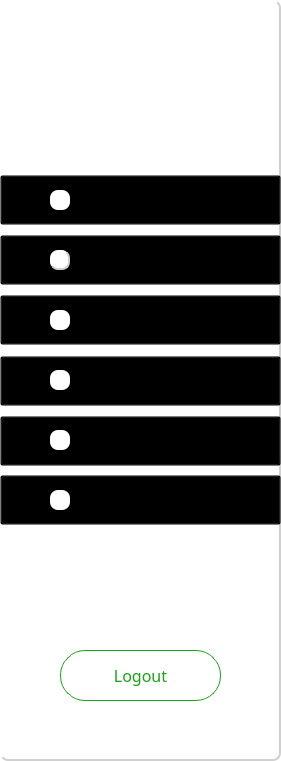
  <widget class="QFrame" name="Cannitech">
   <property name="geometry">
    <rect>
     <x>20</x>
     <y>20</y>
     <width>281</width>
     <height>761</height>
    </rect>
   </property>
   <property name="styleSheet">
    <string notr="true">QFrame {
    background-color: white; /* Background color for the frame */
    border: none;            /* No border for the frame */
    border-bottom: 2px solid #d0d0d0; /* Bottom border */
    border-right: 2px solid #d0d0d0;  /* Right border */
    border-radius: 8px;     /* Rounded corners */
}
</string>
   </property>
   <property name="frameShape">
    <enum>QFrame::NoFrame</enum>
   </property>
   <property name="lineWidth">
    <number>0</number>
   </property>
   <property name="midLineWidth">
    <number>0</number>
   </property>
   <widget class="QPushButton" name="dahsboard">
    <property name="geometry">
     <rect>
      <x>0</x>
      <y>175</y>
      <width>281</width>
      <height>50</height>
     </rect>
    </property>
    <property name="sizePolicy">
     <sizepolicy hsizetype="Fixed" vsizetype="Fixed">
      <horstretch>0</horstretch>
      <verstretch>0</verstretch>
     </sizepolicy>
    </property>
    <property name="focusPolicy">
     <enum>Qt::NoFocus</enum>
    </property>
    <property name="contextMenuPolicy">
     <enum>Qt::NoContextMenu</enum>
    </property>
    <property name="layoutDirection">
     <enum>Qt::LeftToRight</enum>
    </property>
    <property name="styleSheet">
     <string notr="true">QPushButton{
background-color:transparent;
font-family: Lexend;
font-size: 16px;
}
QPushButton:hover
{
background:#aaaaaa;
color:#1BA019;
border-left:3px solid #1BA019 ; 
border-right:3px solid #1BA019 ; 
border-color:none;
border-radius:5px;
background: qlineargradient(x1: 0, y1: 0, x2: 0, y2: 1,
                                stop: 0 #ffffff, stop: 1 #dcdcdc);


}
QPushButton:pressed
{
background:#aaaaaa;
color:#1BA019;
border-right:3px solid #1BA019 ; 
border-right:3px solid #1BA019 ; 
border-color:none;
border-radius:10px;

}</string>
    </property>
    <property name="text">
     <string>Dashboard</string>
    </property>
    <property name="icon">
     <iconset>
      <normaloff>:/figma/apps.png</normaloff>:/figma/apps.png</iconset>
    </property>
    <property name="iconSize">
     <size>
      <width>30</width>
      <height>30</height>
     </size>
    </property>
    <property name="checkable">
     <bool>false</bool>
    </property>
    <property name="autoRepeat">
     <bool>false</bool>
    </property>
    <property name="autoExclusive">
     <bool>false</bool>
    </property>
    <property name="autoRepeatDelay">
     <number>300</number>
    </property>
    <property name="flat">
     <bool>false</bool>
    </property>
   </widget>
   <widget class="QPushButton" name="employees">
    <property name="geometry">
     <rect>
      <x>0</x>
      <y>235</y>
      <width>281</width>
      <height>50</height>
     </rect>
    </property>
    <property name="sizePolicy">
     <sizepolicy hsizetype="Fixed" vsizetype="Fixed">
      <horstretch>0</horstretch>
      <verstretch>0</verstretch>
     </sizepolicy>
    </property>
    <property name="focusPolicy">
     <enum>Qt::NoFocus</enum>
    </property>
    <property name="contextMenuPolicy">
     <enum>Qt::NoContextMenu</enum>
    </property>
    <property name="layoutDirection">
     <enum>Qt::LeftToRight</enum>
    </property>
    <property name="styleSheet">
     <string notr="true">QPushButton{
background-color:transparent;
font-family: Lexend;
font-size: 16px;
}
QPushButton:hover
{
background:#aaaaaa;
color:#1BA019;
border-left:3px solid #1BA019 ; 
border-right:3px solid #1BA019 ; 
border-color:none;
border-radius:5px;
background: qlineargradient(x1: 0, y1: 0, x2: 0, y2: 1,
                                stop: 0 #ffffff, stop: 1 #dcdcdc);


}
QPushButton:pressed
{
background:#aaaaaa;
color:#1BA019;
border-right:3px solid #1BA019 ; 
border-right:3px solid #1BA019 ; 
border-color:none;
border-radius:10px;
/*background: qlineargradient(x1: 0, y1: 0, x2: 0, y2: 1,
                                stop: 0 #ffffff, stop: 1 #dcdcdc);*/
}</string>
    </property>
    <property name="text">
     <string>Employees</string>
    </property>
    <property name="icon">
     <iconset>
      <normaloff>:/figma/users 02.png</normaloff>:/figma/users 02.png</iconset>
    </property>
    <property name="iconSize">
     <size>
      <width>30</width>
      <height>30</height>
     </size>
    </property>
    <property name="checkable">
     <bool>false</bool>
    </property>
    <property name="autoRepeat">
     <bool>false</bool>
    </property>
    <property name="autoExclusive">
     <bool>false</bool>
    </property>
   </widget>
   <widget class="QPushButton" name="factories">
    <property name="geometry">
     <rect>
      <x>0</x>
      <y>295</y>
      <width>281</width>
      <height>50</height>
     </rect>
    </property>
    <property name="sizePolicy">
     <sizepolicy hsizetype="Fixed" vsizetype="Fixed">
      <horstretch>0</horstretch>
      <verstretch>0</verstretch>
     </sizepolicy>
    </property>
    <property name="focusPolicy">
     <enum>Qt::NoFocus</enum>
    </property>
    <property name="contextMenuPolicy">
     <enum>Qt::NoContextMenu</enum>
    </property>
    <property name="layoutDirection">
     <enum>Qt::LeftToRight</enum>
    </property>
    <property name="styleSheet">
     <string notr="true">QPushButton{
background-color:transparent;
font-family: Lexend;
font-size: 16px;
}
QPushButton:hover
{
background:#aaaaaa;
color:#1BA019;
border-left:3px solid #1BA019 ; 
border-right:3px solid #1BA019 ; 
border-color:none;
border-radius:5px;
background: qlineargradient(x1: 0, y1: 0, x2: 0, y2: 1,
                                stop: 0 #ffffff, stop: 1 #dcdcdc);


}
QPushButton:pressed
{
background:#aaaaaa;
color:#1BA019;
border-right:3px solid #1BA019 ; 
border-right:3px solid #1BA019 ; 
border-color:none;
border-radius:10px;
/*background: qlineargradient(x1: 0, y1: 0, x2: 0, y2: 1,
                                stop: 0 #ffffff, stop: 1 #dcdcdc);*/
}</string>
    </property>
    <property name="text">
     <string>Factories</string>
    </property>
    <property name="icon">
     <iconset>
      <normaloff>:/figma/community.png</normaloff>:/figma/community.png</iconset>
    </property>
    <property name="iconSize">
     <size>
      <width>30</width>
      <height>30</height>
     </size>
    </property>
    <property name="checkable">
     <bool>false</bool>
    </property>
    <property name="autoRepeat">
     <bool>false</bool>
    </property>
    <property name="autoExclusive">
     <bool>false</bool>
    </property>
   </widget>
   <widget class="QPushButton" name="deliveries">
    <property name="geometry">
     <rect>
      <x>0</x>
      <y>416</y>
      <width>281</width>
      <height>50</height>
     </rect>
    </property>
    <property name="sizePolicy">
     <sizepolicy hsizetype="Fixed" vsizetype="Fixed">
      <horstretch>0</horstretch>
      <verstretch>0</verstretch>
     </sizepolicy>
    </property>
    <property name="focusPolicy">
     <enum>Qt::NoFocus</enum>
    </property>
    <property name="contextMenuPolicy">
     <enum>Qt::NoContextMenu</enum>
    </property>
    <property name="layoutDirection">
     <enum>Qt::LeftToRight</enum>
    </property>
    <property name="styleSheet">
     <string notr="true">QPushButton{
background-color:transparent;
font-family: Lexend;
font-size: 16px;
}
QPushButton:hover
{
background:#aaaaaa;
color:#1BA019;
border-left:3px solid #1BA019 ; 
border-right:3px solid #1BA019 ; 
border-color:none;
border-radius:5px;
background: qlineargradient(x1: 0, y1: 0, x2: 0, y2: 1,
                                stop: 0 #ffffff, stop: 1 #dcdcdc);


}
QPushButton:pressed
{
background:#aaaaaa;
color:#1BA019;
border-right:3px solid #1BA019 ; 
border-right:3px solid #1BA019 ; 
border-color:none;
border-radius:10px;
/*background: qlineargradient(x1: 0, y1: 0, x2: 0, y2: 1,
                                stop: 0 #ffffff, stop: 1 #dcdcdc);*/
}</string>
    </property>
    <property name="text">
     <string>Delivries</string>
    </property>
    <property name="icon">
     <iconset>
      <normaloff>:/figma/notepad.png</normaloff>:/figma/notepad.png</iconset>
    </property>
    <property name="iconSize">
     <size>
      <width>30</width>
      <height>30</height>
     </size>
    </property>
    <property name="checkable">
     <bool>false</bool>
    </property>
    <property name="autoRepeat">
     <bool>false</bool>
    </property>
    <property name="autoExclusive">
     <bool>false</bool>
    </property>
   </widget>
   <widget class="QPushButton" name="clients">
    <property name="geometry">
     <rect>
      <x>0</x>
      <y>475</y>
      <width>281</width>
      <height>50</height>
     </rect>
    </property>
    <property name="sizePolicy">
     <sizepolicy hsizetype="Fixed" vsizetype="Fixed">
      <horstretch>0</horstretch>
      <verstretch>0</verstretch>
     </sizepolicy>
    </property>
    <property name="focusPolicy">
     <enum>Qt::NoFocus</enum>
    </property>
    <property name="contextMenuPolicy">
     <enum>Qt::NoContextMenu</enum>
    </property>
    <property name="layoutDirection">
     <enum>Qt::LeftToRight</enum>
    </property>
    <property name="styleSheet">
     <string notr="true">QPushButton{
background-color:transparent;
font-family: Lexend;
font-size: 16px;
}
QPushButton:hover
{
background:#aaaaaa;
color:#1BA019;
border-left:3px solid #1BA019 ; 
border-right:3px solid #1BA019 ; 
border-color:none;
border-radius:5px;
background: qlineargradient(x1: 0, y1: 0, x2: 0, y2: 1,
                                stop: 0 #ffffff, stop: 1 #dcdcdc);


}
QPushButton:pressed
{
background:#aaaaaa;
color:#1BA019;
border-right:3px solid #1BA019 ; 
border-right:3px solid #1BA019 ; 
border-color:none;
border-radius:10px;
/*background: qlineargradient(x1: 0, y1: 0, x2: 0, y2: 1,
                                stop: 0 #ffffff, stop: 1 #dcdcdc);*/
}</string>
    </property>
    <property name="text">
     <string>Clients</string>
    </property>
    <property name="icon">
     <iconset>
      <normaloff>:/figma/users 01.png</normaloff>:/figma/users 01.png</iconset>
    </property>
    <property name="iconSize">
     <size>
      <width>30</width>
      <height>30</height>
     </size>
    </property>
    <property name="checkable">
     <bool>false</bool>
    </property>
    <property name="autoRepeat">
     <bool>false</bool>
    </property>
    <property name="autoExclusive">
     <bool>false</bool>
    </property>
   </widget>
   <widget class="QLabel" name="dash_icon">
    <property name="geometry">
     <rect>
      <x>50</x>
      <y>190</y>
      <width>20</width>
      <height>20</height>
     </rect>
    </property>
    <property name="styleSheet">
     <string notr="true">border:none;</string>
    </property>
    <property name="text">
     <string/>
    </property>
    <property name="pixmap">
     <pixmap resource="resources.qrc">:/images/apps.png</pixmap>
    </property>
    <property name="scaledContents">
     <bool>true</bool>
    </property>
   </widget>
   <widget class="QLabel" name="emp_icon">
    <property name="geometry">
     <rect>
      <x>50</x>
      <y>250</y>
      <width>20</width>
      <height>20</height>
     </rect>
    </property>
    <property name="text">
     <string/>
    </property>
    <property name="pixmap">
     <pixmap resource="resources.qrc">:/images/users 02.png</pixmap>
    </property>
    <property name="scaledContents">
     <bool>true</bool>
    </property>
   </widget>
   <widget class="QLabel" name="fac_icon">
    <property name="geometry">
     <rect>
      <x>50</x>
      <y>310</y>
      <width>20</width>
      <height>20</height>
     </rect>
    </property>
    <property name="styleSheet">
     <string notr="true">border:none;</string>
    </property>
    <property name="text">
     <string/>
    </property>
    <property name="pixmap">
     <pixmap resource="resources.qrc">:/images/community.png</pixmap>
    </property>
    <property name="scaledContents">
     <bool>true</bool>
    </property>
   </widget>
   <widget class="QLabel" name="del_icon">
    <property name="geometry">
     <rect>
      <x>50</x>
      <y>430</y>
      <width>20</width>
      <height>20</height>
     </rect>
    </property>
    <property name="styleSheet">
     <string notr="true">border:none;</string>
    </property>
    <property name="text">
     <string/>
    </property>
    <property name="pixmap">
     <pixmap resource="resources.qrc">:/images/notepad.png</pixmap>
    </property>
    <property name="scaledContents">
     <bool>true</bool>
    </property>
   </widget>
   <widget class="QLabel" name="cli_icon">
    <property name="geometry">
     <rect>
      <x>50</x>
      <y>490</y>
      <width>20</width>
      <height>20</height>
     </rect>
    </property>
    <property name="styleSheet">
     <string notr="true">border:none;</string>
    </property>
    <property name="text">
     <string/>
    </property>
    <property name="pixmap">
     <pixmap resource="resources.qrc">:/images/users 01.png</pixmap>
    </property>
    <property name="scaledContents">
     <bool>true</bool>
    </property>
   </widget>
   <widget class="QPushButton" name="machines">
    <property name="geometry">
     <rect>
      <x>0</x>
      <y>356</y>
      <width>281</width>
      <height>50</height>
     </rect>
    </property>
    <property name="sizePolicy">
     <sizepolicy hsizetype="Fixed" vsizetype="Fixed">
      <horstretch>0</horstretch>
      <verstretch>0</verstretch>
     </sizepolicy>
    </property>
    <property name="focusPolicy">
     <enum>Qt::NoFocus</enum>
    </property>
    <property name="contextMenuPolicy">
     <enum>Qt::NoContextMenu</enum>
    </property>
    <property name="layoutDirection">
     <enum>Qt::LeftToRight</enum>
    </property>
    <property name="styleSheet">
     <string notr="true">QPushButton{
background-color:transparent;
font-family: Lexend;
font-size: 16px;
}
QPushButton:hover
{
background:#aaaaaa;
color:#1BA019;
border-left:3px solid #1BA019 ; 
border-right:3px solid #1BA019 ; 
border-color:none;
border-radius:5px;
background: qlineargradient(x1: 0, y1: 0, x2: 0, y2: 1,
                                stop: 0 #ffffff, stop: 1 #dcdcdc);


}
QPushButton:pressed
{
background:#aaaaaa;
color:#1BA019;
border-right:3px solid #1BA019 ; 
border-right:3px solid #1BA019 ; 
border-color:none;
border-radius:10px;
/*background: qlineargradient(x1: 0, y1: 0, x2: 0, y2: 1,
                                stop: 0 #ffffff, stop: 1 #dcdcdc);*/
}</string>
    </property>
    <property name="text">
     <string>Machines</string>
    </property>
    <property name="icon">
     <iconset>
      <normaloff>:/figma/notepad.png</normaloff>:/figma/notepad.png</iconset>
    </property>
    <property name="iconSize">
     <size>
      <width>30</width>
      <height>30</height>
     </size>
    </property>
    <property name="checkable">
     <bool>false</bool>
    </property>
    <property name="autoRepeat">
     <bool>false</bool>
    </property>
    <property name="autoExclusive">
     <bool>false</bool>
    </property>
   </widget>
   <widget class="QLabel" name="del_icon_2">
    <property name="geometry">
     <rect>
      <x>50</x>
      <y>370</y>
      <width>20</width>
      <height>20</height>
     </rect>
    </property>
    <property name="styleSheet">
     <string notr="true">border:none;</string>
    </property>
    <property name="text">
     <string/>
    </property>
    <property name="pixmap">
     <pixmap resource="resources.qrc">:/images/notepad.png</pixmap>
    </property>
    <property name="scaledContents">
     <bool>true</bool>
    </property>
   </widget>
   <widget class="QLabel" name="label_21">
    <property name="geometry">
     <rect>
      <x>0</x>
      <y>-6</y>
      <width>271</width>
      <height>161</height>
     </rect>
    </property>
    <property name="styleSheet">
     <string notr="true">QFrame{border-radius:10px;
background-color:transparent;
border:none;
}
</string>
    </property>
    <property name="frameShape">
     <enum>QFrame::NoFrame</enum>
    </property>
    <property name="text">
     <string/>
    </property>
    <property name="pixmap">
     <pixmap resource="resources.qrc">:/images/logoh.png</pixmap>
    </property>
    <property name="scaledContents">
     <bool>true</bool>
    </property>
    <property name="wordWrap">
     <bool>false</bool>
    </property>
   </widget>
   <widget class="QPushButton" name="logout">
    <property name="geometry">
     <rect>
      <x>60</x>
      <y>650</y>
      <width>161</width>
      <height>51</height>
     </rect>
    </property>
    <property name="styleSheet">
     <string notr="true">*{
background:transparent;
border-radius:25px;
color:#1ba019;
font-family: Lexend;
font-size:16px;
border-color: rgb(27, 160, 25);
border-width : 1.2px;
border-style:solid;
background-color:white;
}
QPushButton:hover
{
background:#00b521;
color:#1ba019;
border-left:3px solid #1BA019 ; 
border-color:none;
border-radius:25px;




}
QPushButton:pressed
{
background:#013220;
color:#1ba019;
border-radius:25px;
color:#1ba019;
font-family: Lexend;
font-size:16px;
border-radius:10px;
border-left:3.5px solid #1BA019 ; 


/*background: qlineargradient(x1: 0, y1: 0, x2: 0, y2: 1,
                                stop: 0 #ffffff, stop: 1 #dcdcdc);*/
}</string>
    </property>
    <property name="text">
     <string>Logout</string>
    </property>
    <property name="iconSize">
     <size>
      <width>200</width>
      <height>200</height>
     </size>
    </property>
    <property name="autoRepeatInterval">
     <number>100</number>
    </property>
   </widget>
   <zorder>clients</zorder>
   <zorder>deliveries</zorder>
   <zorder>factories</zorder>
   <zorder>dahsboard</zorder>
   <zorder>employees</zorder>
   <zorder>dash_icon</zorder>
   <zorder>emp_icon</zorder>
   <zorder>fac_icon</zorder>
   <zorder>del_icon</zorder>
   <zorder>cli_icon</zorder>
   <zorder>machines</zorder>
   <zorder>del_icon_2</zorder>
   <zorder>label_21</zorder>
   <zorder>logout</zorder>
  </widget>
